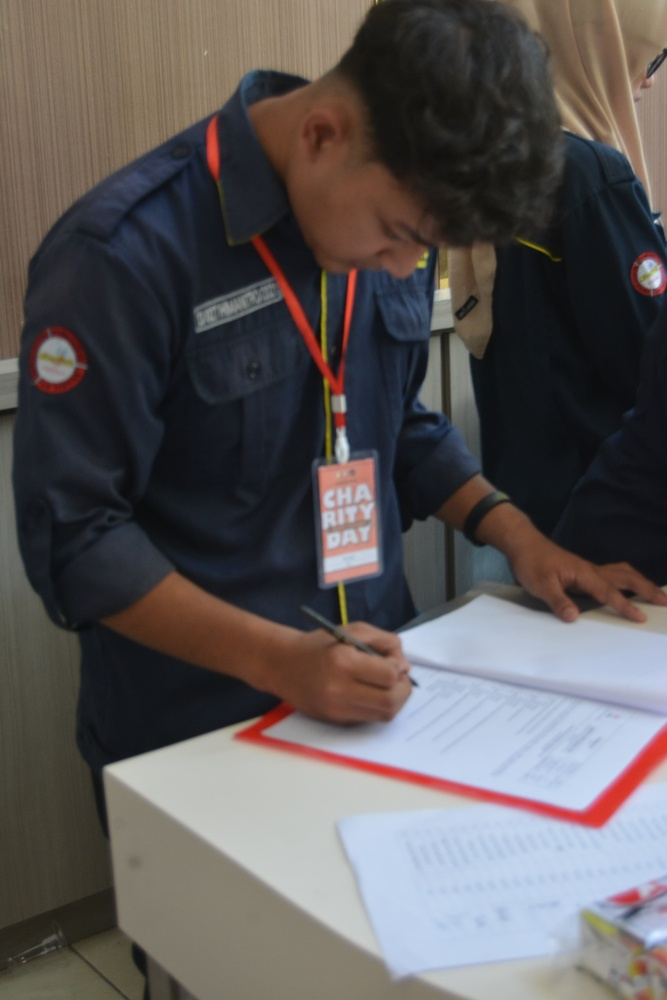
#> input picture fajri.jpeg, 667 x 1000 px, shrunk from 2773 x 4160 before the run
$ python Latihan4a.py
#> lines starting #> are read from the running program, lines starting #| are printed output that depends on the picture
import cv2
import numpy as np

image=cv2.imread('fajri.jpeg')
#> image is the input picture: shape (1000, 667, 3); mean B, G, R 87.7, 87.8, 92.5
gray = cv2.cvtColor(image, cv2.COLOR_BGR2GRAY)
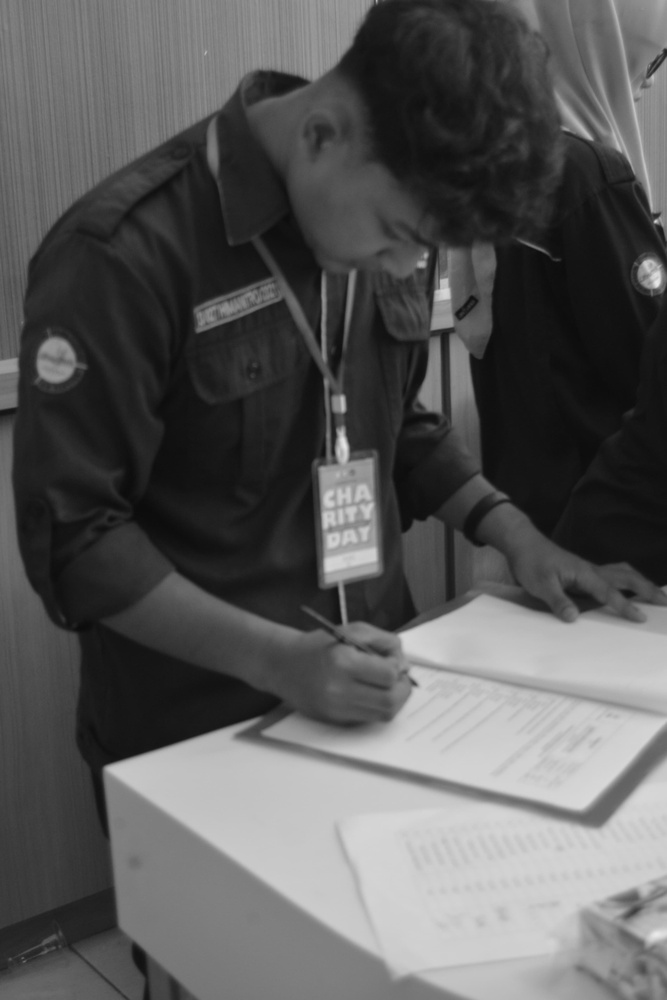
#> gray: shape (1000, 667); min 11, max 234, mean 89.2
MatriksSatu = np.ones(image.shape[:2],image.dtype)*100

# Operasi penjumlahan
citraPenjumlahan= cv2.add(gray, MatriksSatu)
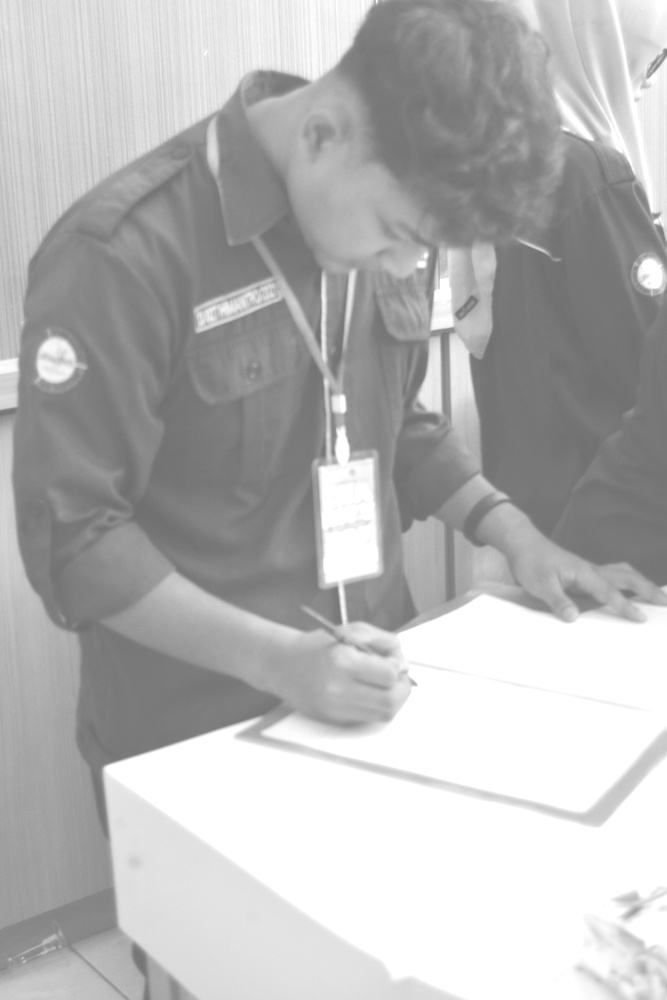
#> citraPenjumlahan: shape (1000, 667); min 111, max 255, mean 181.2
cv2.imshow('Citra', gray)
cv2.imshow('Citra Penjumlahan', citraPenjumlahan)
cv2.waitKey()

$ run again, with haq.jpg copied over fajri.jpeg
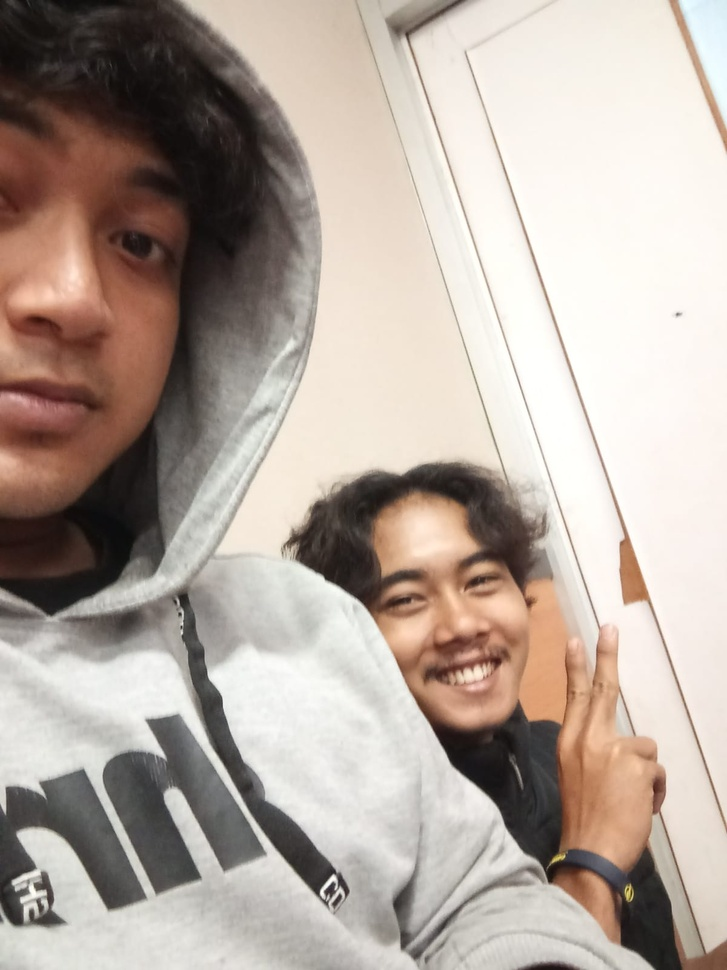
#> input picture haq.jpg, 727 x 970 px, shrunk from 1200 x 1600 before the run
#> image is the input picture: shape (970, 727, 3); mean B, G, R 159, 168, 180.6
#> `gray = cv2.cvtColor(image, cv2.COLOR_BGR2GRAY)`:
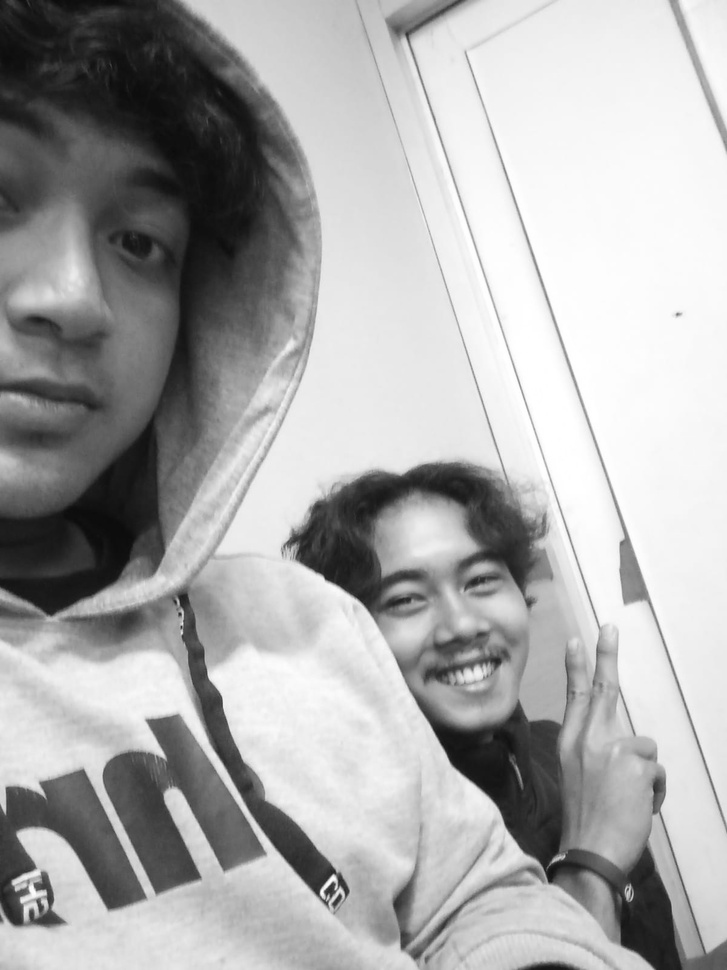
#> gray: shape (970, 727); min 10, max 255, mean 170.7
#> `citraPenjumlahan= cv2.add(gray, MatriksSatu)`:
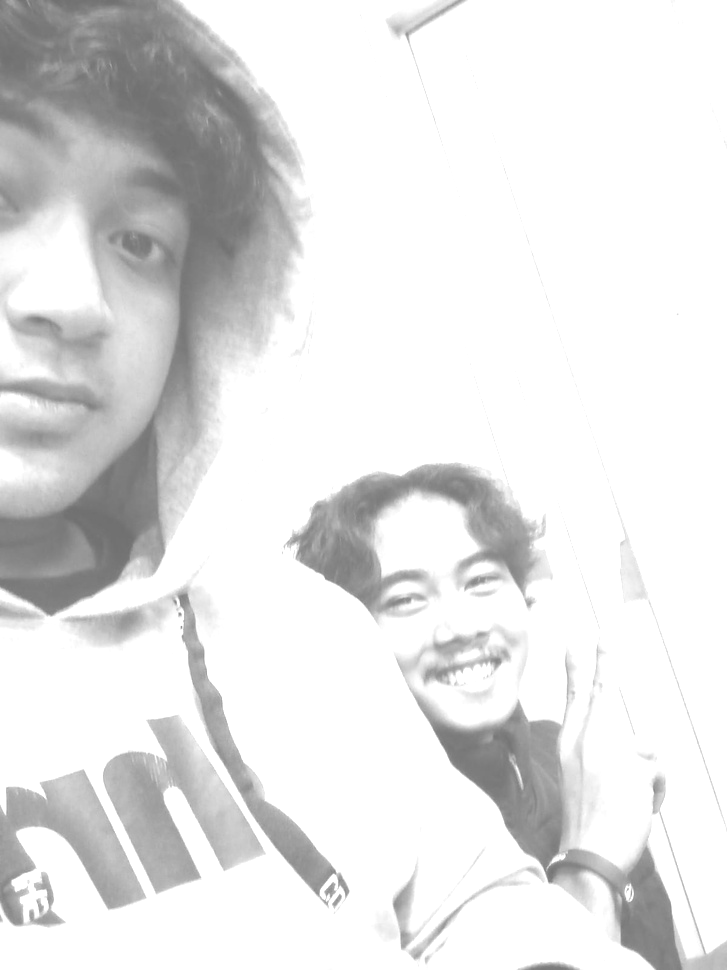
#> citraPenjumlahan: shape (970, 727); min 110, max 255, mean 227.2
